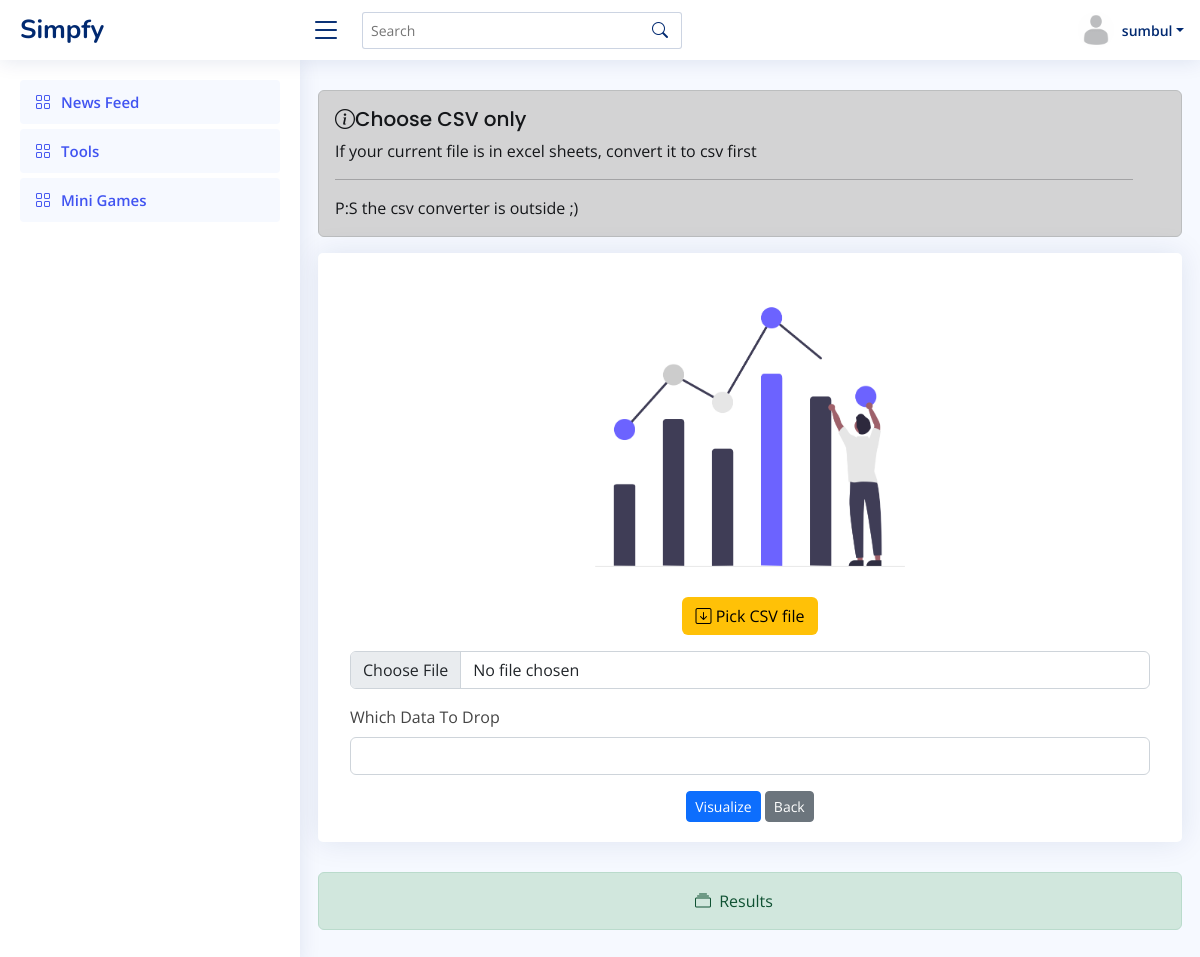
The page /line2 (signed in) on the database as committed earlier.
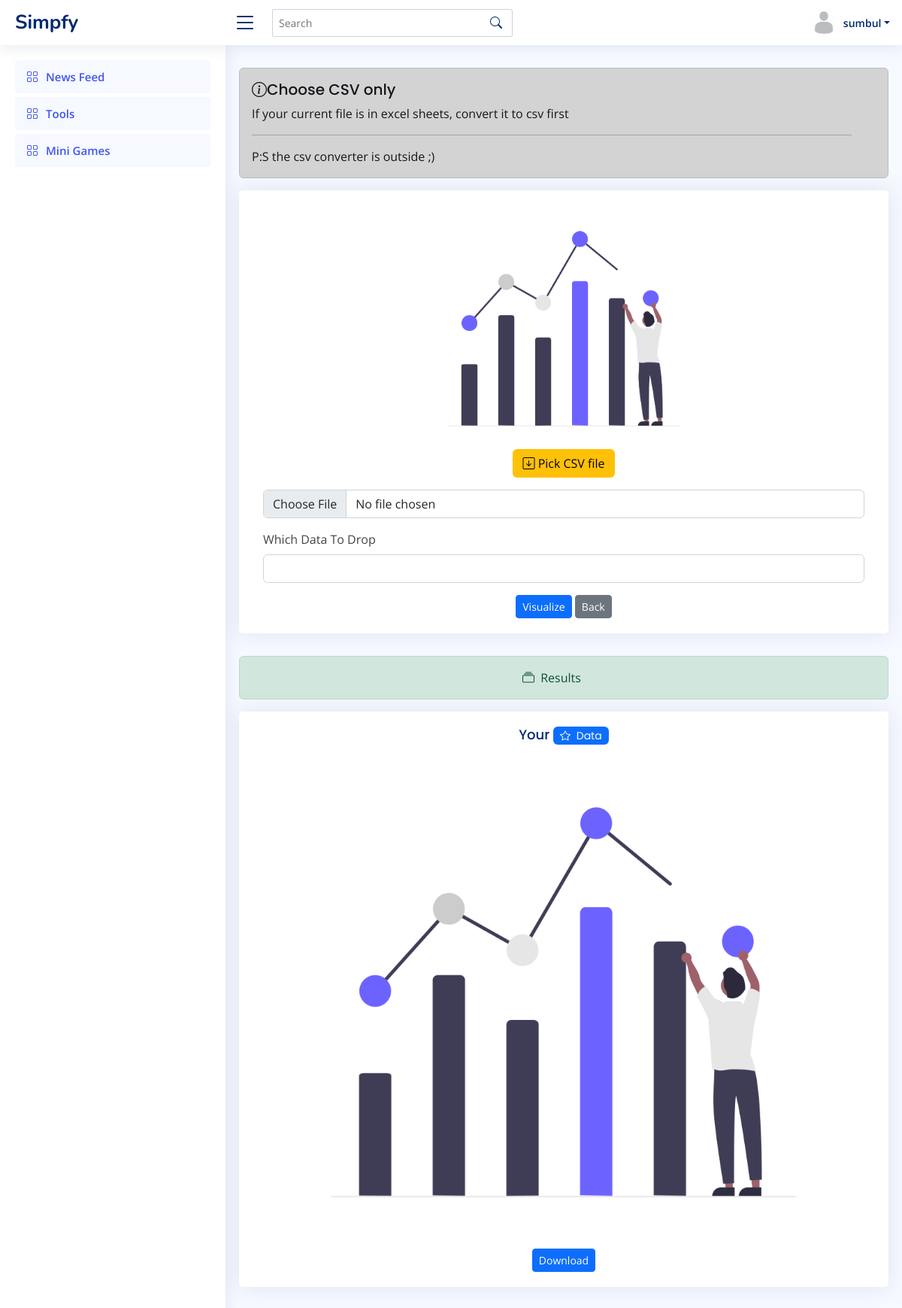
The same page on the database as committed later.
### tools/models.py (models this page shows)
class Line2(models.Model):
    user = models.ForeignKey(Profile, on_delete=models.CASCADE, null=True)
    file = models.FileField(upload_to='line2', null=True, blank=True)

### tools/views.py (the view, shortened to what this page needs)
# urls.py: path('line2', views.line2, name="line2"),
def line2(request):
    user_object = User.objects.get(username=request.user.username)
    user_profile = Profile.objects.get(user=user_object)
    all_user = Profile.objects.all()
    user_request = User.objects.get(username=request.user.username)
    user_req = Profile.objects.get(user=user_request)
    answer = Line2.objects.all().filter(user=user_profile)
    context = {
        'user_profile':user_profile,
        'all_user' : all_user,
        'user_req' : user_req,
        'answer' : answer
    }
    return render(request, 'tools/tools_line2.html', context)

### templates/tools/tools_line2.html (shortened to what this page needs)
{% load static %}
{% include "../header.html" %}
<main id="main" class="main">
    <section class="section">
        <div class="row align-items-top">
          <div class="alert alert-dark alert-dismissible fade show" role="alert">
            <h4 class="alert-heading"><i class="bi bi-info-circle"></i>Choose CSV only</h4>
            <p>If your current file is in excel sheets, convert it to csv first</p>
            <hr>
            <p class="mb-0">P:S the csv converter is outside ;)</p>
          </div>
            <div class="card">
              <div class="card-body"><br>
                <form action="" method="POST" enctype="multipart/form-data" class="row g-3">
                  <div class="col-12">
                    <center><label class="form-label"><img class="img-fluid img-responsive" src="{% static 'tools/img/line2.png' %}" width=400 height=200><br>
                      <h3 class="btn bg-warning" style="color:black;"><i class="bi bi-arrow-down-square"></i> Pick CSV file</h3>
                     </label></center>
                    <input type="file" name="file" class="form-control" id="inputNanme4">
                  </div>
                  <div class="col-md-12">
                    <label for="inputEmail5" class="form-label">Which Data To Drop</label>
                    <input type="text" name="drop" class="form-control" id="inputEmail5">
                  </div>
                  <div class="text-center">
                    <button type="submit" class="btn btn-primary btn-sm">Visualize</button>
                    <a href="/tools-index" class="btn btn-secondary btn-sm">Back</a>
                  </div>
                </form>
              </div>
            </div>
        </div>
        <div class="row">
          <div class="alert alert-success alert-dismissible fade show" role="alert">
            <center><i class="bi bi-collection me-1"></i>
            Results</center>
          </div>
          {% for ans in answer reversed%}
          <div class="card text-center">
            <div>
              <h5 class="card-title">Your <span class="badge bg-primary" style="color:white;"><i class="bi bi-star me-1"></i> Data</span></h5>
            </div>
            <div class="card-body">
              <h5><img class="img-fluid img-responsive" src={{ans.file.url}}></h5>
              <a href="{{ans.file.url}}" class="btn btn-primary btn-sm" download> Download</a>
            </div>
          </div>
          {% endfor %}
        </div>
    </section>
</main>
{% include '../footer.html' %}

Rows that differ between the two databases and show on the page:
added Line2: file (picture)
